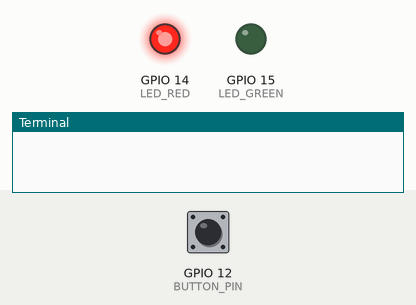
A program run on a simulated Raspberry Pi (BCM pin numbers). Parts: output pins drawn as LEDs (lit = HIGH), the last lines printed to the terminal. Inputs (shaded band) come from the test bench; at power-on: GPIO 12 (BUTTON_PIN) LOW.

Above: at 1.2 s.
1.3 s: GPIO 12 (BUTTON_PIN) pulled HIGH for 0.15 s
At 1.4 s:
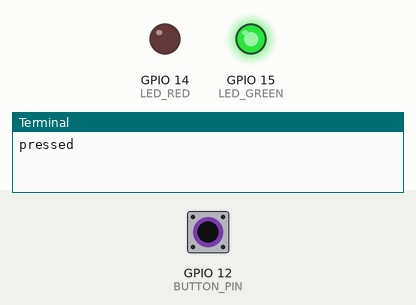
3.0 s: GPIO 12 (BUTTON_PIN) pulled HIGH for 3.2 s
At 7.2 s:
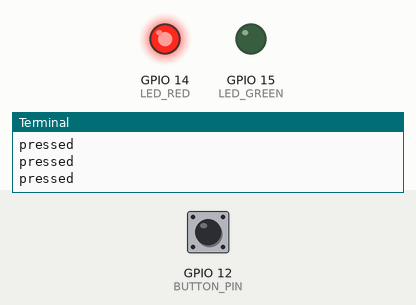
Timing chart, 0 to 8.7 s (numbered marks = the images above; inputs shaded):
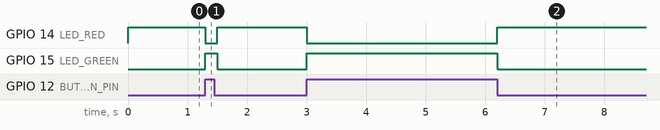

Measured:
- after the input at 1.3 s, GPIO 14 (LED_RED): HIGH → LOW at once, → HIGH 0.20 s later; GPIO 15 (LED_GREEN): LOW → HIGH at once, → LOW 0.20 s later
- after the input at 3.0 s, GPIO 14 (LED_RED): HIGH → LOW at once, → HIGH 3.2 s later; GPIO 15 (LED_GREEN): LOW → HIGH at once, → LOW 3.2 s later

The program:

main.py
```python
import RPi.GPIO as GPIO
import time

BUTTON_PIN = 12
LED_GREEN = 15
LED_RED = 14


GPIO.setmode(GPIO.BCM)


GPIO.setup(BUTTON_PIN, GPIO.IN, pull_up_down=GPIO.PUD_DOWN)


GPIO.setup(LED_GREEN, GPIO.OUT)
GPIO.setup(LED_RED, GPIO.OUT)
try:
    while True:
        if GPIO.input(BUTTON_PIN) == GPIO.HIGH:
            print("pressed")
            GPIO.output(LED_GREEN, GPIO.HIGH)
            GPIO.output(LED_RED, GPIO.LOW)
        else:

            GPIO.output(LED_GREEN, GPIO.LOW)
            GPIO.output(LED_RED, GPIO.HIGH)

        time.sleep(0.1)

finally:
    GPIO.cleanup()
```
